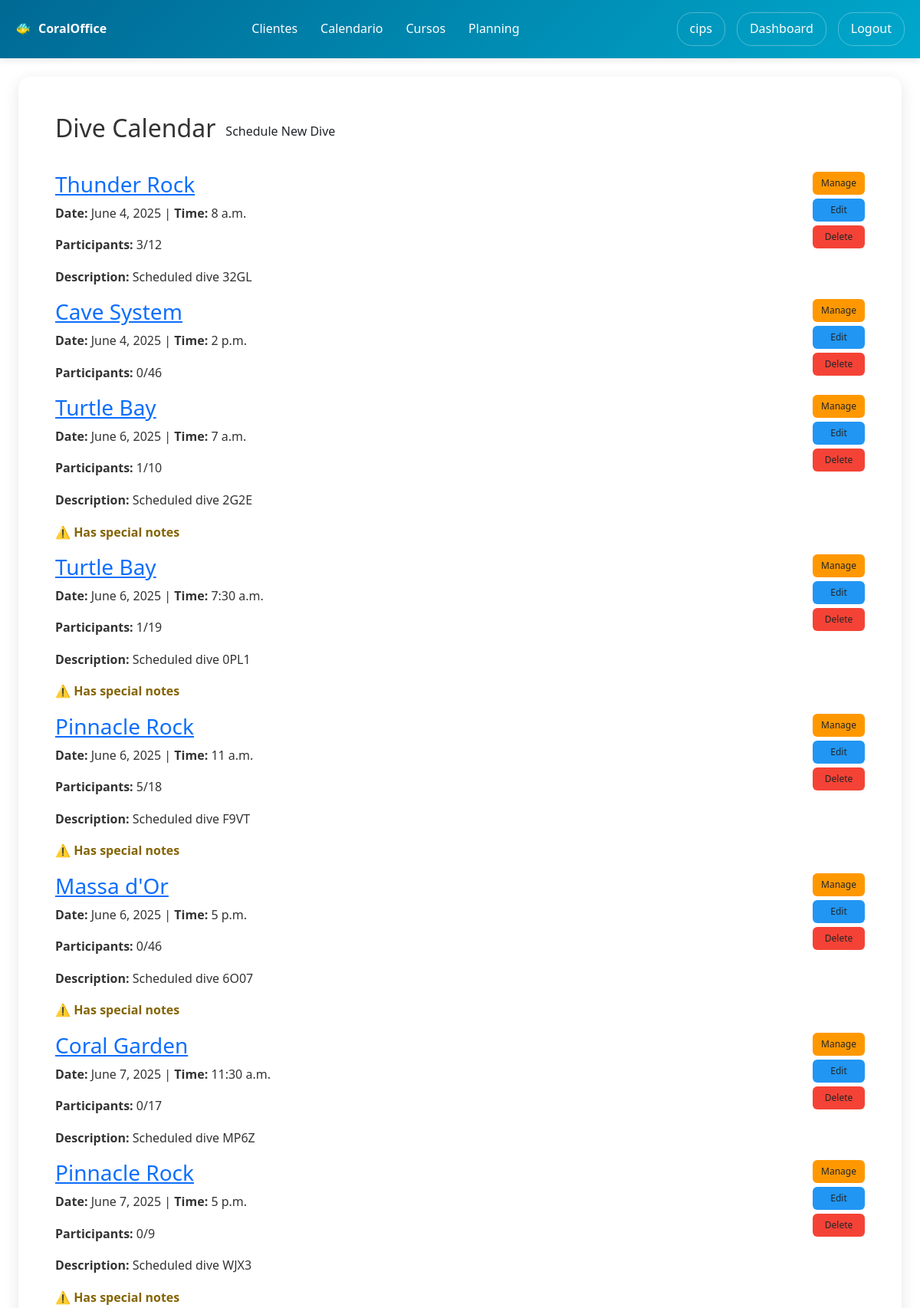
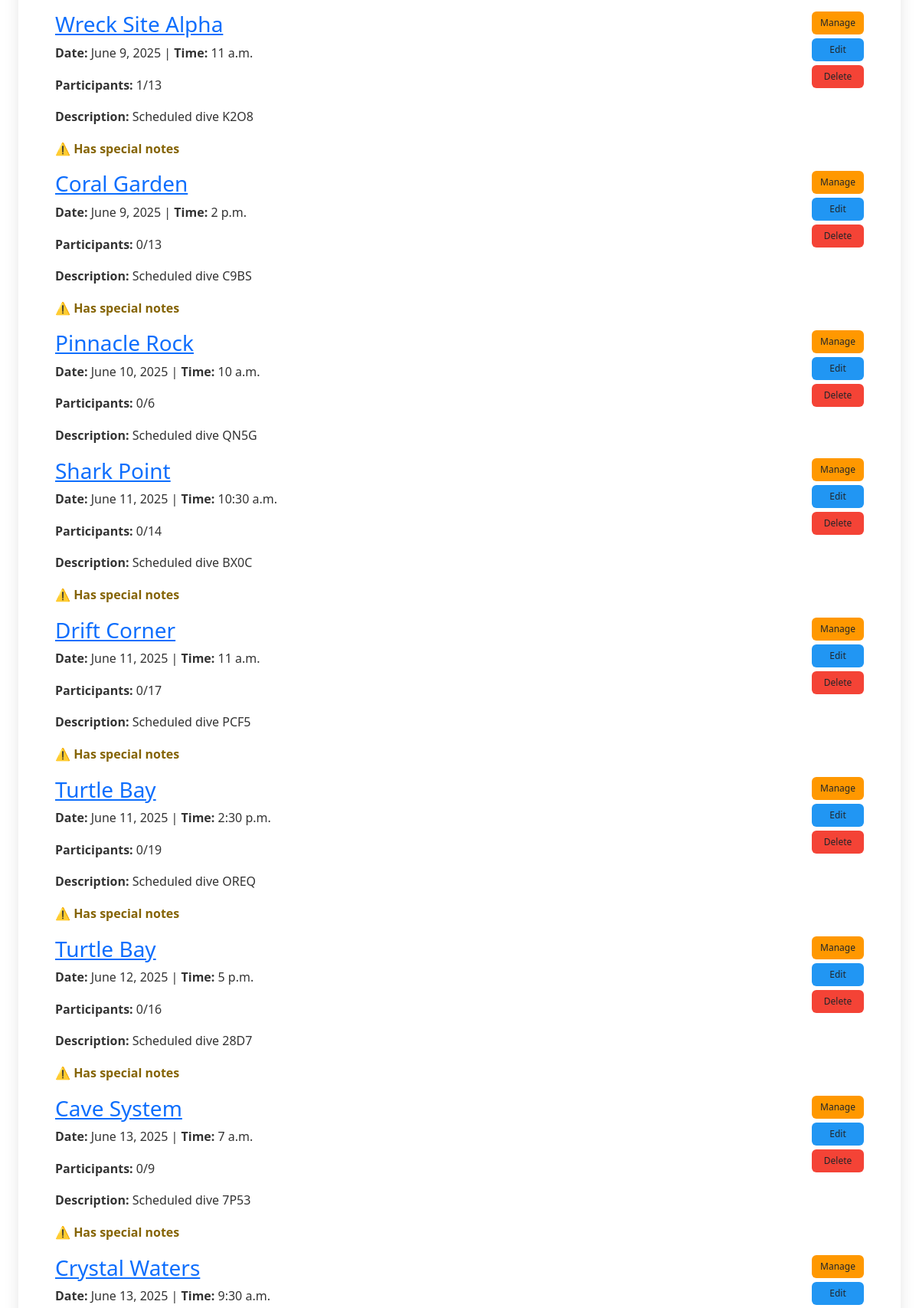
The page /users/calendar/ (signed in, upper part) on the database its author committed (2 pictures, top to bottom).
### users/models.py (models this page shows, shortened)
class DiveSchedule(models.Model):
    diving_center = models.ForeignKey(User, on_delete=models.CASCADE, related_name='dive_schedules')
    date = models.DateField()
    time = models.TimeField()
    dive_site = models.ForeignKey(DivingSite, on_delete=models.CASCADE, related_name='scheduled_dives')
    max_participants = models.IntegerField(default=46)
    description = models.TextField(blank=True)
    special_notes = models.TextField(blank=True, help_text="Special requirements or important notes for this dive")
    created_at = models.DateTimeField(auto_now_add=True)
    def get_participant_count(self):
        return self.customer_activities.count()

class DivingSite(models.Model):
    diving_center = models.ForeignKey(User, on_delete=models.CASCADE, related_name='diving_sites')
    name = models.CharField(max_length=100)
    location = models.CharField(max_length=200)
    depth_min = models.FloatField(help_text="Minimum depth in meters")
    depth_max = models.FloatField(help_text="Maximum depth in meters")
    difficulty_level = models.CharField(max_length=20, choices=[
        ('BEGINNER', 'Beginner'),
        ('INTERMEDIATE', 'Intermediate'),
        ('ADVANCED', 'Advanced'),
        ('EXPERT', 'Expert'),
    ], default='BEGINNER')
    description = models.TextField(blank=True)
    special_requirements = models.TextField(blank=True)
    created_at = models.DateTimeField(auto_now_add=True)
    def __str__(self):
        return self.name

### users/views.py (the view)
# urls.py: path('calendar/', views.dive_calendar, name='dive_calendar'),
@login_required
def dive_calendar(request):
    if not request.user.userprofile.is_diving_center:
        messages.error(request, 'Access denied.')
        return redirect('users:profile')
    dives = DiveSchedule.objects.filter(diving_center=request.user).order_by(
        'date', 'time')
    return render(request, 'users/dive_calendar.html', {'dives': dives})

### users/templates/users/dive_calendar.html (shortened to what this page needs)
{% extends 'users/base.html' %}
{% block users_content %}
<div style="display: flex; justify-content: between; align-items: center; margin-bottom: 30px;">
    <h2>Dive Calendar</h2>
    <a href="{% url 'users:schedule_dive' %}" class="btn">Schedule New Dive</a>
</div>
{% for dive in dives %}
    <div class="dive-card">
        <div style="display: flex; justify-content: space-between; align-items: flex-start;">
            <div style="flex: 1;">
                <h3><a href="{% url 'users:dive_detail' dive.id %}">{{ dive.dive_site }}</a></h3>
                <p><strong>Date:</strong> {{ dive.date }} | <strong>Time:</strong> {{ dive.time }}</p>
                <p><strong>Participants:</strong> {{ dive.get_participant_count }}/{{ dive.max_participants }}</p>
                {% if dive.description %}
                    <p><strong>Description:</strong> {{ dive.description|truncatewords:20 }}</p>
                {% endif %}
                {% if dive.special_notes %}
                    <p style="color: #856404; font-weight: bold;">⚠️ Has special notes</p>
                {% endif %}
            </div>
            <div style="display: flex; flex-direction: column; gap: 5px; margin-left: 15px;">
                <a href="{% url 'users:manage_dive_participants' dive.id %}" class="btn" style="background: #ff9800; padding: 5px 10px; font-size: 12px;">Manage</a>
                <a href="{% url 'users:edit_dive' dive.id %}" class="btn" style="background: #2196f3; padding: 5px 10px; font-size: 12px;">Edit</a>
                <a href="{% url 'users:delete_dive' dive.id %}" class="btn" style="background: #f44336; padding: 5px 10px; font-size: 12px;">Delete</a>
            </div>
        </div>
    </div>
    {% endfor %}
{% endblock %}

### home/templates/home/base.html (shortened to what this page needs)
<!DOCTYPE html>
<html lang="en">
<head>
    <link href="https://cdn.jsdelivr.net/npm/bootstrap@5.3.2/dist/css/bootstrap.min.css" rel="stylesheet">
    <link rel="stylesheet" href="https://cdn.jsdelivr.net/npm/bootstrap-icons@1.11.1/font/bootstrap-icons.css">
</head>
<body>
    <header class="header">
        <nav class="nav-container">
            <div class="logo">CoralOffice</div>
            <ul class="nav-menu m-0 ms-0 p-0">
                {% if user.is_authenticated and user.userprofile.is_diving_center %}
                    <li><a href="{% url 'users:customer_list' %}">Clientes</a></li>
                    <li><a href="{% url 'users:calendar_view' %}">Calendario</a></li>
                <li><a href="{% url 'users:courses_list' %}">Cursos</a></li>
<li><a href="{% url 'users:staff_planning' %}">Planning</a></li>
                {% else %}
                    <li><a href="{% url 'home:home' %}">Home</a></li>
                    <li><a href="{% url 'home:services' %}">Services</a></li>
                    <li><a href="{% url 'home:about' %}">About</a></li>
                    <li><a href="{% url 'home:contact' %}">Contact</a></li>
                {% endif %}
            </ul>
            <div class="user-menu ms-3">
                {% if user.is_authenticated %}
                    <a href="{% url 'users:profile' %}">{{ user.username }}</a>
                    {% if user.userprofile.is_diving_center %}
                        <a href="{% url 'users:diving_center_dashboard' %}">Dashboard</a>
                    {% endif %}
                    <a href="{% url 'users:logout' %}">Logout</a>
                {% else %}
                    <a href="{% url 'users:login' %}">Login</a>
                {% endif %}
            </div>
        </nav>
    </header>
    <main class="main-content pt-0">
        {% block content %}
        {% endblock %}
    </main>
</body>
</html>

### home/templates/home/base.html (style rules this page uses)
* { margin: 0; padding: 0; box-sizing: border-box; }
body { font-family: 'Segoe UI', Tahoma, Geneva, Verdana, sans-serif; line-height: 1.6; color: #333; }
.header { background: linear-gradient(135deg, #006994, #00a8cc); color: white; padding: 1rem 0; box-shadow: 0 2px 10px rgba(0,0,0,0.1); position: relative; }
.nav-container { max-width: 1200px; margin: 0 auto; display: flex; justify-content: space-between; align-items: center; padding: 0 20px; }
.logo { font-size: 1rem; font-weight: bold; display: flex; align-items: center; z-index: 1001; }
.logo::before { content: '🐠'; margin-right: 10px; }
.nav-menu { display: flex; list-style: none; gap: 30px; }
.nav-menu a { color: white; text-decoration: none; padding: 10px 0px; border-radius: 5px; transition: background 0.3s; }
.user-menu { display: flex; align-items: center; gap: 15px; }
.user-menu a { color: white; text-decoration: none; padding: 8px 16px; border: 1px solid rgba(255,255,255,0.3); border-radius: 20px; transition: all 0.3s; }
.main-content { min-height: calc(100vh - 140px); padding: 40px 0; }

### rows shown on the page
DiveSchedule: dive_site "Thunder Rock", date "June 4, 2025", time "8 a.m.", get_participant_count "3", max_participants "12", description "Scheduled dive 32GL"
DiveSchedule: dive_site "Cave System", date "June 4, 2025", time "2 p.m.", get_participant_count "0", max_participants "46"
DiveSchedule: dive_site "Turtle Bay", date "June 6, 2025", time "7 a.m.", get_participant_count "1", max_participants "10", description "Scheduled dive 2G2E", shows "⚠️ Has special notes"
DiveSchedule: dive_site "Turtle Bay", date "June 6, 2025", time "7:30 a.m.", get_participant_count "1", max_participants "19", description "Scheduled dive 0PL1", shows "⚠️ Has special notes"
DiveSchedule: dive_site "Pinnacle Rock", date "June 6, 2025", time "11 a.m.", get_participant_count "5", max_participants "18", description "Scheduled dive F9VT", shows "⚠️ Has special notes"
DiveSchedule: dive_site "Massa d'Or", date "June 6, 2025", time "5 p.m.", get_participant_count "0", max_participants "46", description "Scheduled dive 6O07", shows "⚠️ Has special notes"
DiveSchedule: dive_site "Coral Garden", date "June 7, 2025", time "11:30 a.m.", get_participant_count "0", max_participants "17", description "Scheduled dive MP6Z"
DiveSchedule: dive_site "Pinnacle Rock", date "June 7, 2025", time "5 p.m.", get_participant_count "0", max_participants "9", description "Scheduled dive WJX3", shows "⚠️ Has special notes"
DiveSchedule: dive_site "Wreck Site Alpha", date "June 9, 2025", time "11 a.m.", get_participant_count "1", max_participants "13", description "Scheduled dive K2O8", shows "⚠️ Has special notes"
DiveSchedule: dive_site "Coral Garden", date "June 9, 2025", time "2 p.m.", get_participant_count "0", max_participants "13", description "Scheduled dive C9BS", shows "⚠️ Has special notes"
DiveSchedule: dive_site "Pinnacle Rock", date "June 10, 2025", time "10 a.m.", get_participant_count "0", max_participants "6", description "Scheduled dive QN5G"
DiveSchedule: dive_site "Shark Point", date "June 11, 2025", time "10:30 a.m.", get_participant_count "0", max_participants "14", description "Scheduled dive BX0C", shows "⚠️ Has special notes"
DiveSchedule: dive_site "Drift Corner", date "June 11, 2025", time "11 a.m.", get_participant_count "0", max_participants "17", description "Scheduled dive PCF5", shows "⚠️ Has special notes"
DiveSchedule: dive_site "Turtle Bay", date "June 11, 2025", time "2:30 p.m.", get_participant_count "0", max_participants "19", description "Scheduled dive OREQ", shows "⚠️ Has special notes"
DiveSchedule: dive_site "Turtle Bay", date "June 12, 2025", time "5 p.m.", get_participant_count "0", max_participants "16", description "Scheduled dive 28D7", shows "⚠️ Has special notes"
DiveSchedule: dive_site "Cave System", date "June 13, 2025", time "7 a.m.", get_participant_count "0", max_participants "9", description "Scheduled dive 7P53", shows "⚠️ Has special notes"
DiveSchedule: dive_site "Crystal Waters", date "June 13, 2025", time "9:30 a.m."

### other values the page prints
{{ user.username }} "cips"
